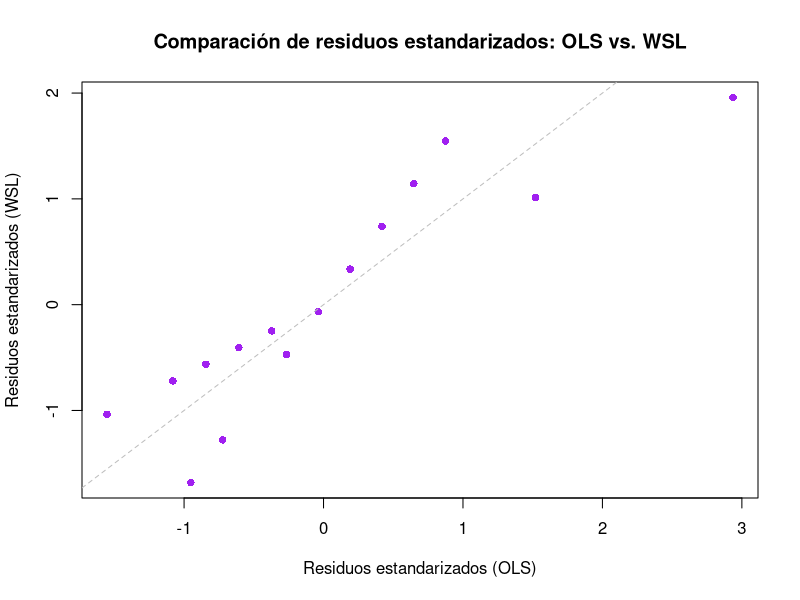
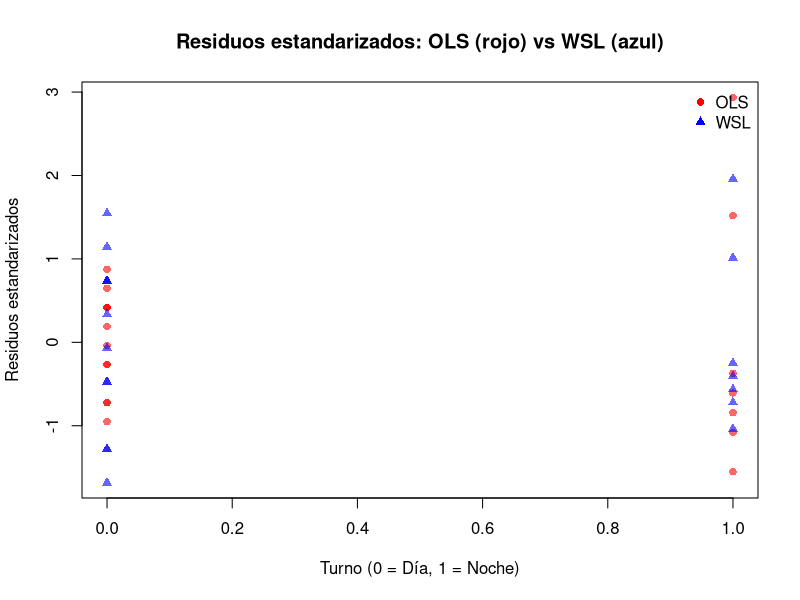

Recreate these plots in R, in order.
## ---- chunk 1
library(dplyr)
## ---- chunk 2
datos_str <- "
Trabajador,Semana,Turno,Indice
1,1,Día,51
1,2,Día,54
1,3,Día,59
1,4,Día,58
2,1,Día,52
2,2,Día,56
2,3,Día,57
2,4,Día,55
3,1,Noche,55
3,2,Noche,57
3,3,Noche,68
4,1,Noche,58
4,2,Noche,59
4,3,Noche,60
4,4,Noche,74
5,1,Día,52
5,2,Día,54
5,3,Día,57
5,4,Día,57
"

datos <- read.table(text = datos_str, header = TRUE, sep = ',') |>
  dplyr::mutate(Noche = Turno == 'Noche')

datos

modelo <- lm(Indice ~ Noche, data = datos)
lmtest::bptest(modelo)
## ---- chunk 3
lmtest::dwtest(modelo)
## ---- chunk 4
library(nlme)
## ---- chunk 5
modelo_ols <- lm(Indice ~ Noche, data = datos)
summary(modelo_ols)
## ---- chunk 6
modelo_wsl <- gls(
  Indice ~ Noche,
  data = datos,
  weights = varIdent(form = ~ 1 | Noche),
  method = "ML"
)
summary(modelo_wsl)
## ---- chunk 7
modelo_ar1 <- gls(
  Indice ~ Noche,
  data = datos,
  correlation = corAR1(form = ~ 1),
  method = "ML"
)
summary(modelo_ar1)
## ---- chunk 8
AIC(modelo_ols, modelo_wsl, modelo_ar1)
## ---- chunk 9
resid(modelo_wsl, type = "pearson")

# Residuos estandarizados del modelo OLS
resid_ols_std <- rstandard(modelo_ols)

# Residuos estandarizados (tipo Pearson) del modelo ponderado
resid_wsl_std <- resid(modelo_wsl, type = "pearson")

# Plot base comparativo
plot(
  resid_ols_std, resid_wsl_std,
  col = "purple", pch = 16,
  xlab = "Residuos estandarizados (OLS)",
  ylab = "Residuos estandarizados (WSL)",
  main = "Comparación de residuos estandarizados: OLS vs. WSL",
)
abline(0, 1, col = "gray", lty = 2)
## ---- chunk 10
# Residuos estandarizados
resid_ols_std <- rstandard(modelo_ols)
resid_wsl_std <- resid(modelo_wsl, type = "pearson")

# Coordenada x: 0 si Día, 1 si Noche
x_vals <- as.numeric(datos$Noche)

# Graficar los residuos OLS
plot(
  x_vals, resid_ols_std,
  col = rgb(1, 0, 0, 0.6), pch = 16,
  xlab = "Turno (0 = Día, 1 = Noche)",
  ylab = "Residuos estandarizados",
  main = "Residuos estandarizados: OLS (rojo) vs WSL (azul)",
  ylim = range(c(resid_ols_std, resid_wsl_std))
)

# Agregar residuos WSL en azul
points(
  x_vals, resid_wsl_std,
  col = rgb(0, 0, 1, 0.6), pch = 17
)

# Leyenda
legend(
  "topright",
  legend = c("OLS", "WSL"),
  col = c("red", "blue"),
  pch = c(16, 17),
  bty = "n"
)
